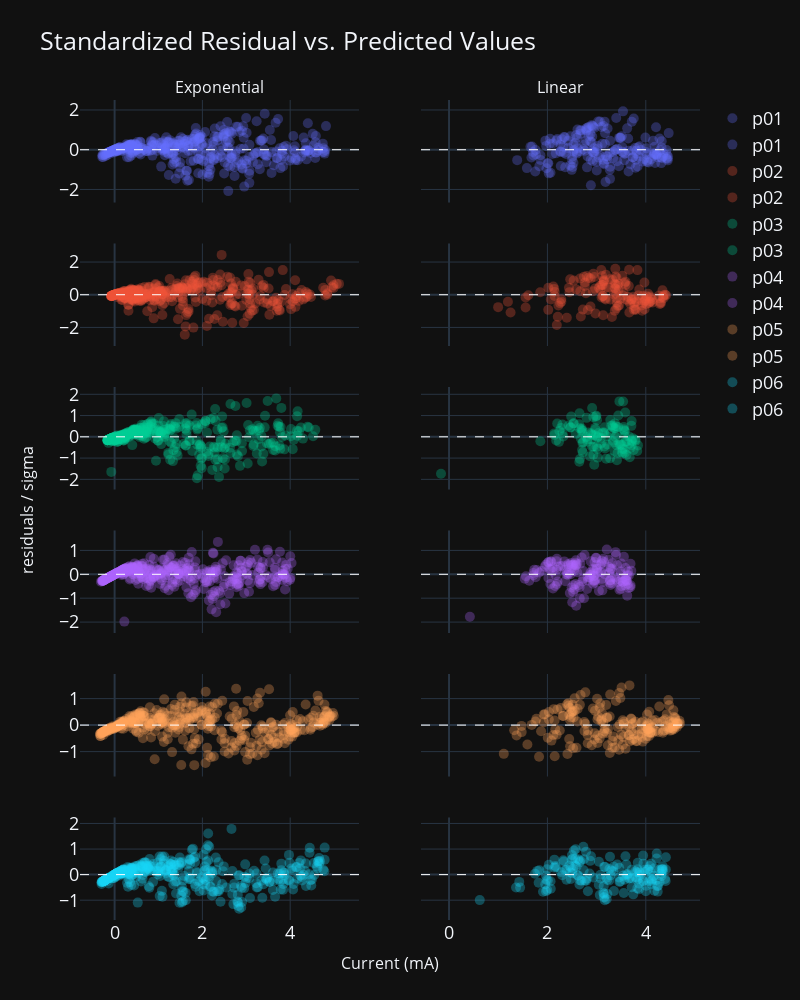

Notebook source saved alongside this figure:
### Code cell
# Examining model fits metrics

fig = make_subplots(
    rows=len(p_data.keys()),
    cols=2,
    subplot_titles=("Exponential", "Linear"),
    shared_xaxes=True,
    shared_yaxes=True,
    vertical_spacing=0.05,
    x_title="Current (mA)",
    y_title="residuals / sigma",
)
for i, p in enumerate(p_data.keys()):
    # standard residuals vs predicted plot
    stand_res_e = p_data[p]["efit"][2]["fvec"]
    pred_e = p_data[p]["efit_y"]
    stand_res_l = p_data[p]["lfit"][2]["fvec"]
    pred_l = p_data[p]["lfit_y"]

    model_eval_plots(pred_e, stand_res_e, fig, row=i + 1, col=1)
    model_eval_plots(pred_l, stand_res_l, fig, row=i + 1, col=2)
    fig.update_layout(
        title="Standardized Residual vs. Predicted Values",
        font=dict(size=18),
        width=800,
        height=1000,
        template="plotly_dark",
    )

fig.show()

### Figure 1 — Plotly figure (JSON) as saved in the notebook; plotly's stock layout.template omitted (floating-point values rounded to 4 significant figures; data arrays with more than 128 entries replaced by an {"elided": "..."} marker saying what was removed)
{"data": [{"marker": {"color": "#636EFA", "opacity": 0.3, "size": 10}, "mode": "markers", "name": "p01", "type": "scatter", "x": {"elided": "400 float values"}, "xaxis": "x", "y": {"elided": "400 float values"}, "yaxis": "y"}, {"marker": {"color": "#636EFA", "opacity": 0.3, "size": 10}, "mode": "markers", "name": "p01", "type": "scatter", "x": {"elided": "193 float values"}, "xaxis": "x2", "y": {"elided": "193 float values"}, "yaxis": "y2"}, {"marker": {"color": "#EF553B", "opacity": 0.3, "size": 10}, "mode": "markers", "name": "p02", "type": "scatter", "x": {"elided": "400 float values"}, "xaxis": "x3", "y": {"elided": "400 float values"}, "yaxis": "y3"}, {"marker": {"color": "#EF553B", "opacity": 0.3, "size": 10}, "mode": "markers", "name": "p02", "type": "scatter", "x": {"elided": "143 float values"}, "xaxis": "x4", "y": {"elided": "143 float values"}, "yaxis": "y4"}, {"marker": {"color": "#00CC96", "opacity": 0.3, "size": 10}, "mode": "markers", "name": "p03", "type": "scatter", "x": {"elided": "401 float values"}, "xaxis": "x5", "y": {"elided": "401 float values"}, "yaxis": "y5"}, {"marker": {"color": "#00CC96", "opacity": 0.3, "size": 10}, "mode": "markers", "name": "p03", "type": "scatter", "x": [2.652, 2.199, -0.1632, 2.936, 2.997, 3.582, 3.464, 3.026, 3.555, 3.586, 3.334, 3.551, 2.985, 2.179, 3.379, 3.709, 3.278, 2.885, 2.681, 3.841, 2.483, 2.795, 2.652, 3.571, 2.896, 3.383, 3.736, 3.405, 2.934, 2.813, 3.171, 2.576, 2.999, 2.831, 2.471, 2.972, 3.372, 3.088, 2.934, 2.865, 2.706, 3.707, 3.408, 3.615, 3.712, 3.49, 2.646, 2.952, 2.713, 2.719, 3.683, 2.527, 3.658, 3.216, 3.021, 3.035, 3.531, 2.433, 3.329, 3.539, 3.322, 2.276, 2.787, 1.857, 3.083, 2.905, 3.193, 2.536, 2.704, 3.413, 2.648, 3.158, 3.512, 3.794, 3.562, 2.896, 3.785, 2.909, 3.287, 3.44, 3.576, 3.334, 2.304, 3.708, 2.981, 2.696, 3.437, 3.008, 3.722, 3.531, 2.661, 2.324, 2.306, 2.138, 3.607, 3.826, 3.363, 2.713, 3.213, 2.69, 3.392, 3.155, 3.16, 2.972, 3.457, 3.573, 3.66, 3.14, 3.296, 3.426, 2.141, 3.566, 3.752, 2.724, 3.023, 2.243, 2.816, 3.513, 3.274, 2.235, 2.467, 3.475, 3.674, 3.012, 3.356, 2.932, 3.115], "xaxis": "x6", "y": [0.4044, 0.6238, -1.737, 0.08218, 0.9875, 1.144, 1.666, 0.004565, 0.4672, -0.2316, 0.4529, 0.3567, 0.9573, -0.1673, -0.00437, -0.3977, 0.7901, 0.1638, -0.09356, -0.4028, 0.9526, 0.8914, 1.111, 0.0228, 0.11, 0.4021, -0.07084, -0.3946, -0.4651, -0.2287, -0.5462, 0.1444, -0.4722, 0.2082, 0.4374, 0.4199, 0.6309, -0.3109, -0.8451, -0.9143, 0.204, -0.1679, 0.1017, -0.2125, 0.7446, -0.3566, 0.5917, -1.312, -0.2873, -0.7376, -0.5375, 0.6243, -0.324, -0.3565, -0.9779, 0.1745, -0.5684, 0.5284, -0.2605, 1.664, 0.5362, 0.4125, -0.006027, -0.2114, -0.05623, -0.4612, -1.027, 0.6351, -0.6214, -1.104, -1.169, -0.4559, -0.7175, -0.1887, 0.2975, -0.1192, -0.1395, 1.354, 0.2037, 1.005, 0.2582, -0.198, 0.5744, 0.5151, 0.05748, 0.3886, 0.4638, 0.785, -0.2203, -0.7764, -1.043, 0.0139, 0.173, 0.1614, -0.8494, -0.6685, -0.662, 0.2797, 0.01527, 0.3474, 0.498, 0.1782, 0.4456, 0.3419, -0.3142, -0.761, 0.01219, 0.2125, 0.52, -0.7584, 0.08567, -0.5947, -0.6222, -0.2491, -0.5567, 0.2715, -0.1165, -0.3813, -1.01, -0.2375, 0.4449, -0.3793, -0.9644, -0.02984, 0.4083, 0.9267, 0.1639], "yaxis": "y6"}, {"marker": {"color": "#AB63FA", "opacity": 0.3, "size": 10}, "mode": "markers", "name": "p04", "type": "scatter", "x": {"elided": "400 float values"}, "xaxis": "x7", "y": {"elided": "400 float values"}, "yaxis": "y7"}, {"marker": {"color": "#AB63FA", "opacity": 0.3, "size": 10}, "mode": "markers", "name": "p04", "type": "scatter", "x": {"elided": "160 float values"}, "xaxis": "x8", "y": {"elided": "160 float values"}, "yaxis": "y8"}, {"marker": {"color": "#FFA15A", "opacity": 0.3, "size": 10}, "mode": "markers", "name": "p05", "type": "scatter", "x": {"elided": "404 float values"}, "xaxis": "x9", "y": {"elided": "404 float values"}, "yaxis": "y9"}, {"marker": {"color": "#FFA15A", "opacity": 0.3, "size": 10}, "mode": "markers", "name": "p05", "type": "scatter", "x": {"elided": "195 float values"}, "xaxis": "x10", "y": {"elided": "195 float values"}, "yaxis": "y10"}, {"marker": {"color": "#19D3F3", "opacity": 0.3, "size": 10}, "mode": "markers", "name": "p06", "type": "scatter", "x": {"elided": "400 float values"}, "xaxis": "x11", "y": {"elided": "400 float values"}, "yaxis": "y11"}, {"marker": {"color": "#19D3F3", "opacity": 0.3, "size": 10}, "mode": "markers", "name": "p06", "type": "scatter", "x": {"elided": "160 float values"}, "xaxis": "x12", "y": {"elided": "160 float values"}, "yaxis": "y12"}], "layout": {"annotations": [{"font": {"size": 16}, "showarrow": false, "text": "Exponential", "x": 0.225, "xanchor": "center", "xref": "paper", "y": 1, "yanchor": "bottom", "yref": "paper"}, {"font": {"size": 16}, "showarrow": false, "text": "Linear", "x": 0.775, "xanchor": "center", "xref": "paper", "y": 1, "yanchor": "bottom", "yref": "paper"}, {"font": {"size": 16}, "showarrow": false, "text": "Current (mA)", "x": 0.5, "xanchor": "center", "xref": "paper", "y": 0, "yanchor": "top", "yref": "paper", "yshift": -30}, {"font": {"size": 16}, "showarrow": false, "text": "residuals / sigma", "textangle": -90, "x": 0, "xanchor": "right", "xref": "paper", "xshift": -40, "y": 0.5, "yanchor": "middle", "yref": "paper"}], "font": {"size": 18}, "height": 1000, "shapes": [{"line": {"color": "white", "dash": "dash", "width": 1}, "type": "line", "x0": 0, "x1": 1, "xref": "x domain", "y0": 0, "y1": 0, "yref": "y"}, {"line": {"color": "white", "dash": "dash", "width": 1}, "type": "line", "x0": 0, "x1": 1, "xref": "x2 domain", "y0": 0, "y1": 0, "yref": "y2"}, {"line": {"color": "white", "dash": "dash", "width": 1}, "type": "line", "x0": 0, "x1": 1, "xref": "x3 domain", "y0": 0, "y1": 0, "yref": "y3"}, {"line": {"color": "white", "dash": "dash", "width": 1}, "type": "line", "x0": 0, "x1": 1, "xref": "x4 domain", "y0": 0, "y1": 0, "yref": "y4"}, {"line": {"color": "white", "dash": "dash", "width": 1}, "type": "line", "x0": 0, "x1": 1, "xref": "x5 domain", "y0": 0, "y1": 0, "yref": "y5"}, {"line": {"color": "white", "dash": "dash", "width": 1}, "type": "line", "x0": 0, "x1": 1, "xref": "x6 domain", "y0": 0, "y1": 0, "yref": "y6"}, {"line": {"color": "white", "dash": "dash", "width": 1}, "type": "line", "x0": 0, "x1": 1, "xref": "x7 domain", "y0": 0, "y1": 0, "yref": "y7"}, {"line": {"color": "white", "dash": "dash", "width": 1}, "type": "line", "x0": 0, "x1": 1, "xref": "x8 domain", "y0": 0, "y1": 0, "yref": "y8"}, {"line": {"color": "white", "dash": "dash", "width": 1}, "type": "line", "x0": 0, "x1": 1, "xref": "x9 domain", "y0": 0, "y1": 0, "yref": "y9"}, {"line": {"color": "white", "dash": "dash", "width": 1}, "type": "line", "x0": 0, "x1": 1, "xref": "x10 domain", "y0": 0, "y1": 0, "yref": "y10"}, {"line": {"color": "white", "dash": "dash", "width": 1}, "type": "line", "x0": 0, "x1": 1, "xref": "x11 domain", "y0": 0, "y1": 0, "yref": "y11"}, {"line": {"color": "white", "dash": "dash", "width": 1}, "type": "line", "x0": 0, "x1": 1, "xref": "x12 domain", "y0": 0, "y1": 0, "yref": "y12"}], "title": {"text": "Standardized Residual vs. Predicted Values"}, "width": 800, "xaxis": {"anchor": "y", "domain": [0, 0.45], "matches": "x11", "showticklabels": false}, "xaxis10": {"anchor": "y10", "domain": [0.55, 1], "matches": "x12", "showticklabels": false}, "xaxis11": {"anchor": "y11", "domain": [0, 0.45]}, "xaxis12": {"anchor": "y12", "domain": [0.55, 1]}, "xaxis2": {"anchor": "y2", "domain": [0.55, 1], "matches": "x12", "showticklabels": false}, "xaxis3": {"anchor": "y3", "domain": [0, 0.45], "matches": "x11", "showticklabels": false}, "xaxis4": {"anchor": "y4", "domain": [0.55, 1], "matches": "x12", "showticklabels": false}, "xaxis5": {"anchor": "y5", "domain": [0, 0.45], "matches": "x11", "showticklabels": false}, "xaxis6": {"anchor": "y6", "domain": [0.55, 1], "matches": "x12", "showticklabels": false}, "xaxis7": {"anchor": "y7", "domain": [0, 0.45], "matches": "x11", "showticklabels": false}, "xaxis8": {"anchor": "y8", "domain": [0.55, 1], "matches": "x12", "showticklabels": false}, "xaxis9": {"anchor": "y9", "domain": [0, 0.45], "matches": "x11", "showticklabels": false}, "yaxis": {"anchor": "x", "domain": [0.875, 1]}, "yaxis10": {"anchor": "x10", "domain": [0.175, 0.3], "matches": "y9", "showticklabels": false}, "yaxis11": {"anchor": "x11", "domain": [0, 0.125]}, "yaxis12": {"anchor": "x12", "domain": [0, 0.125], "matches": "y11", "showticklabels": false}, "yaxis2": {"anchor": "x2", "domain": [0.875, 1], "matches": "y", "showticklabels": false}, "yaxis3": {"anchor": "x3", "domain": [0.7, 0.825]}, "yaxis4": {"anchor": "x4", "domain": [0.7, 0.825], "matches": "y3", "showticklabels": false}, "yaxis5": {"anchor": "x5", "domain": [0.525, 0.65]}, "yaxis6": {"anchor": "x6", "domain": [0.525, 0.65], "matches": "y5", "showticklabels": false}, "yaxis7": {"anchor": "x7", "domain": [0.35, 0.475]}, "yaxis8": {"anchor": "x8", "domain": [0.35, 0.475], "matches": "y7", "showticklabels": false}, "yaxis9": {"anchor": "x9", "domain": [0.175, 0.3]}}}
